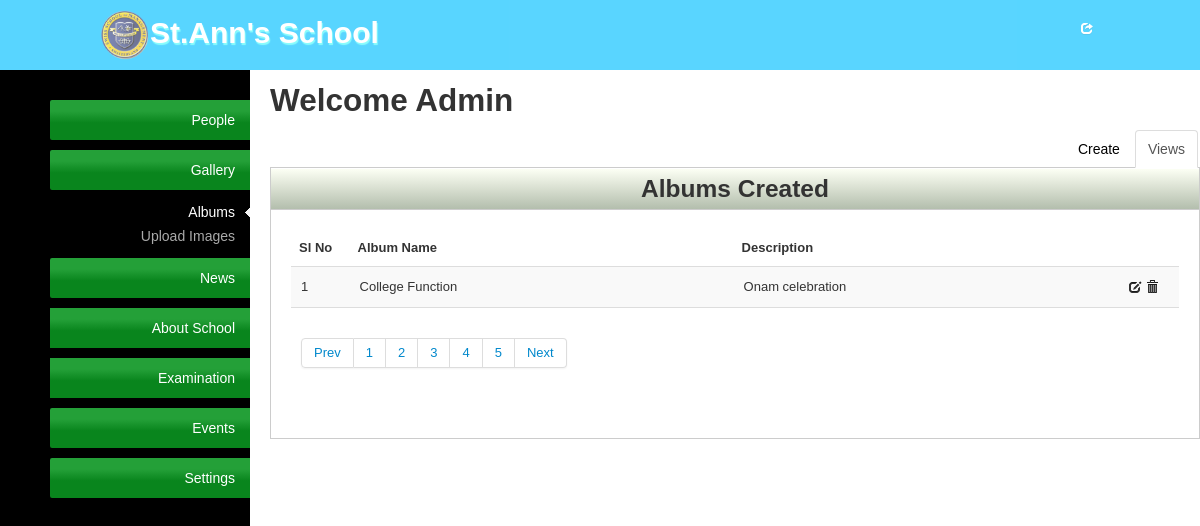
The app's page /admin/manage-album.php, older data.
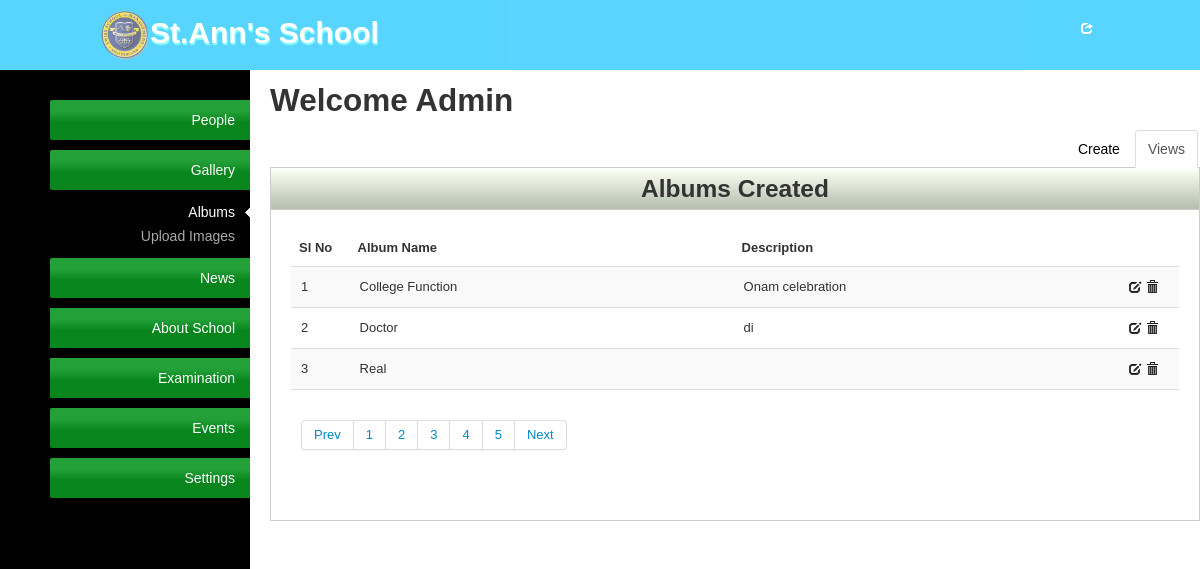
The same page, newer data.
### tables this page shows
CREATE TABLE `album` (
  `id` int(11) NOT NULL AUTO_INCREMENT,
  `album_name` varchar(50) NOT NULL,
  `description` mediumtext,
  PRIMARY KEY (`id`)
);

### admin/manage-album.php (the view, shortened to what this page needs)
<?php
include("admin-layouts/admin-header.php");
?>
<div class="tab-content">
    <h2>Welcome Admin</h2>
    <div class="tabbable">
        <ul class="nav nav-tabs">
            <li class="active"><a href="#tab1" data-toggle="tab">Views</a></li>
            <li><a href="#tab2" class="tab2-form" data-toggle="tab">Create</a></li>
        </ul>
        <div class="tab-content">
            <div class="tab-pane active" id="tab1">
                <div class="content-box">
                    <div class="content-box-header">
                        <h3 class="c-head">Albums Created</h3>
                    </div>
                    <div class="content-box-content">
                        <table class="table table-striped">
                            <thead>
                            <tr>
                                <th>Sl No</th>
                                <th>Album Name</th>
                                <th>Description</th>
                            </tr>
                            </thead>
                            <tfoot>
                            <tr>
                                <td colspan="6">
                                    <div class="pagination">
                                        <ul>
                                            <li><a href="#">Prev</a></li>
                                            <li><a href="#">1</a></li>
                                            <li><a href="#">2</a></li>
                                            <li><a href="#">3</a></li>
                                            <li><a href="#">4</a></li>
                                            <li><a href="#">5</a></li>
                                            <li><a href="#">Next</a></li>
                                        </ul>
                                    </div>
                                </td>
                            </tr>
                            </tfoot>
                            <tbody>
                            <?php
                            $sql_album = "SELECT * FROM album";
                            $result = mysql_query($sql_album) or die ('Error updating database: ' . mysql_error());
                            ?>
                            <?php
                            if($result) {
                                $iterator = 1;
                                while ($row = mysql_fetch_array($result)):?>
                                    <tr>
                                        <td><?php echo $iterator++;?></td>
                                        <td class="span5"><?php echo $row['album_name'];?></td>
                                        <td class="span5"><?php echo $row['description'];?></td>
                                        <td>
                                            <a title="Edit" href="#" class="edit" rowId="<?php echo $row['id'];?>"><i class="icon-edit"></i></a>
                                            <a title="Delete" href="#" class="delBtn" rowId="<?php echo $row['id'];?>"><i class="icon-trash"></i></a>
                                        </td>
                                    </tr>
                                <?php endwhile;} ?>
                            </tbody>
                        </table>
                    </div>
                </div>
            </div>
        </div>
    </div>
</div>
<?php require_once('admin-layouts/admin-footers.php'); ?>

Row changes from the older to the newer data that the page shows:
added album: album_name "Doctor", description "di"
added album: album_name "Real"
